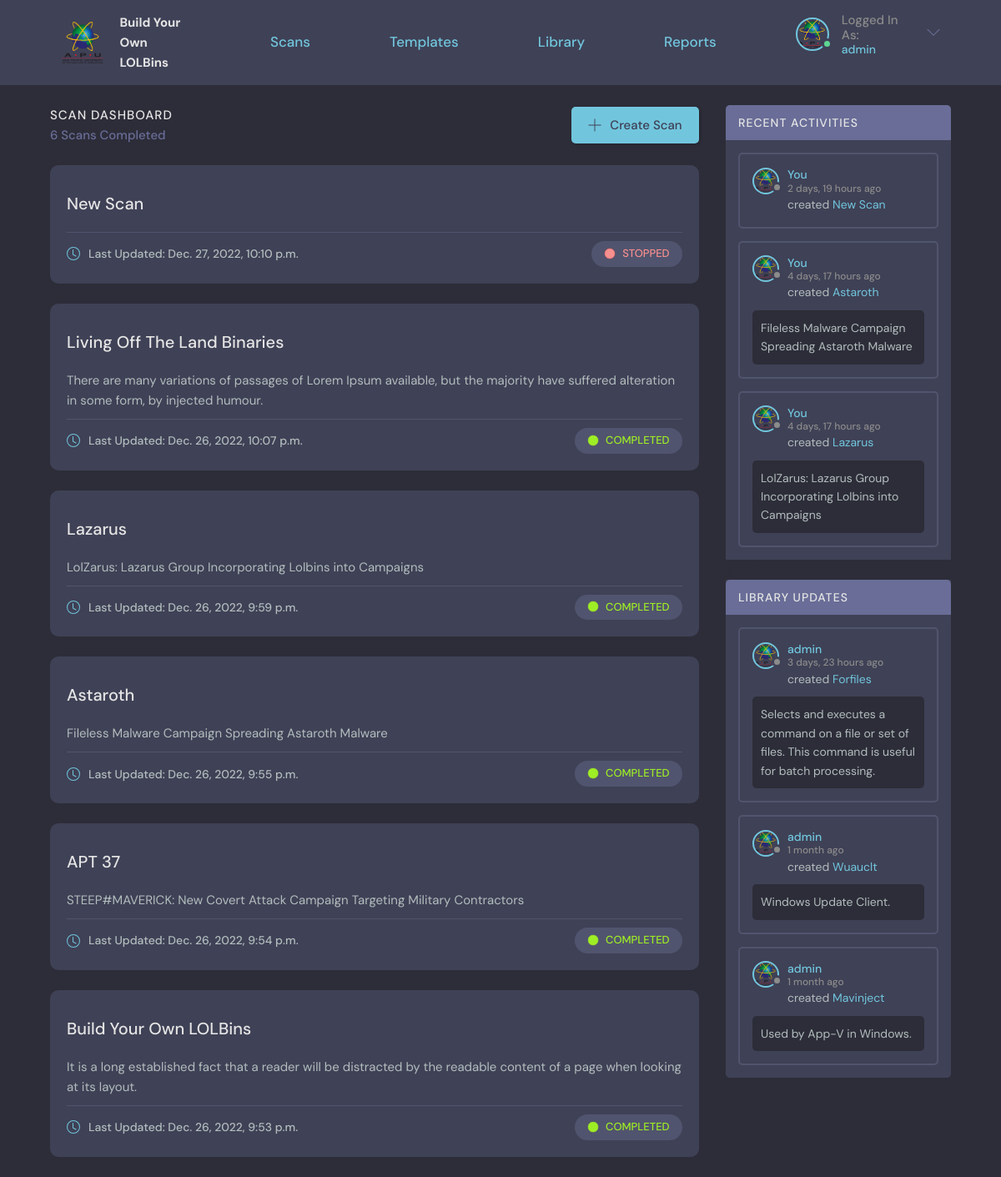
Page / (signed in) on the earlier database version.
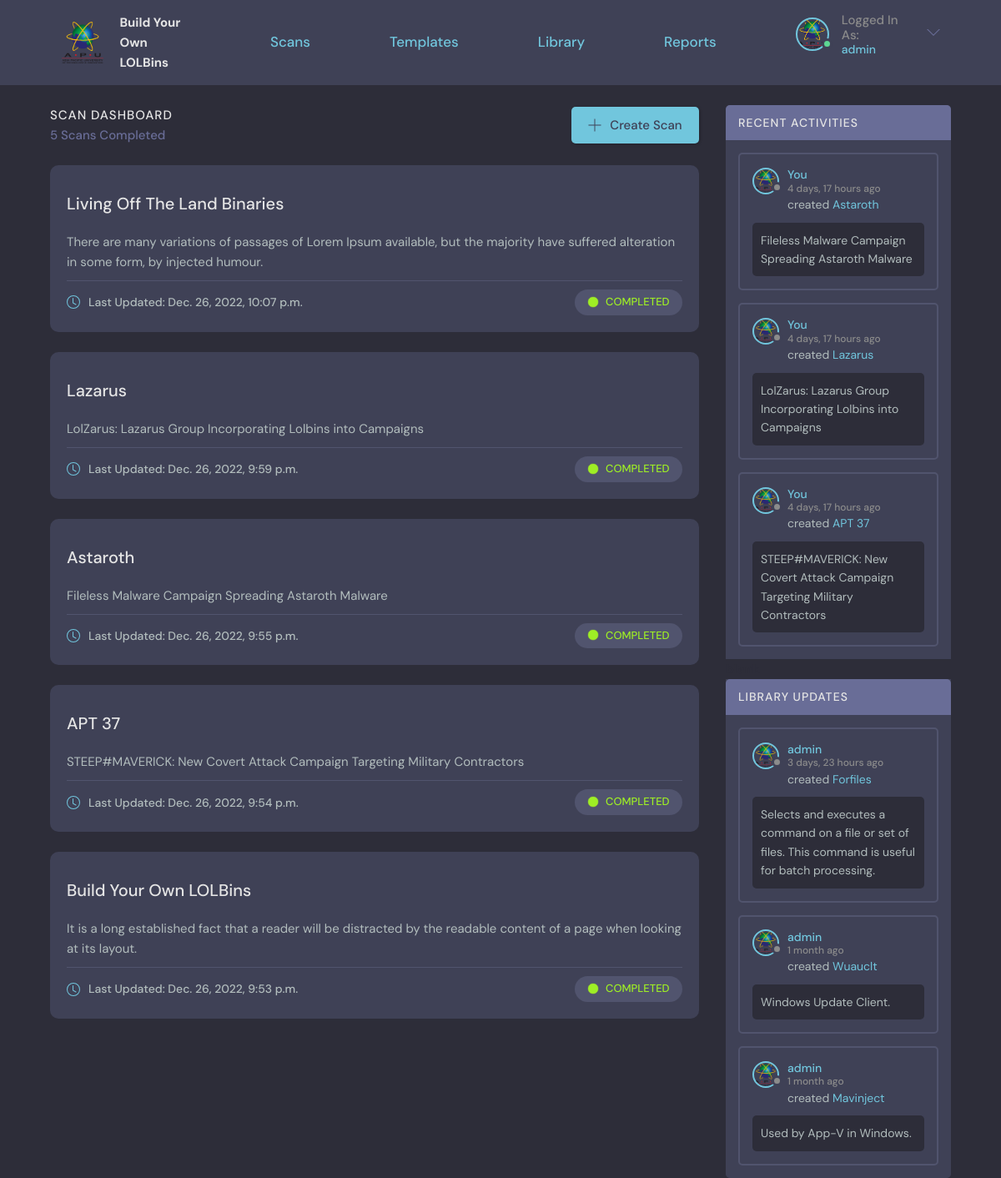
Same page on the later database version.
### base/models.py (models this page shows, shortened)
class Scan(models.Model):
    user = models.ForeignKey(User, on_delete=SET_NULL, null=True, verbose_name = u'Owner')
    name = models.CharField(max_length=200, default="New Scan")
    description = models.TextField(null=True, blank=True)
    updated = models.DateTimeField(auto_now=True)
    created = models.DateTimeField(auto_now_add=True)
    STATUS_CHOICES = (
    ("STOPPED", "STOPPED"),
    ("COMPLETED", "COMPLETED"),
    ("RUNNING", "RUNNING"),
    ("ERROR", "ERROR"))
    status = models.CharField(max_length=15, choices=STATUS_CHOICES, default='STOPPED')
    ip = models.CharField("IP Address", max_length=15, default="127.0.0.1")
    username = models.CharField("Machine Username", max_length=30, default="admin")
    password = models.CharField("Machine Password", max_length=50, default="admin")
    task = models.TextField(null=True, blank=True)
    class Meta:
        ordering = ['-updated', '-created']
        verbose_name = 'Scan'

class Technique(models.Model):
    user = models.ForeignKey(User, on_delete=SET_NULL, null=True, verbose_name = u'Owner')
    name = models.CharField(max_length=200, default="New Binary")
    description = models.TextField(null=True, blank=True)
    updated = models.DateTimeField(auto_now=True)
    created = models.DateTimeField(auto_now_add=True)
    Objective = models.ManyToManyField(Objective, verbose_name = u'Objectives')
    APT = models.ManyToManyField(APT, blank=True, verbose_name = u'APT Groups')
    class Meta:
        verbose_name = 'LOLBin'

### base/views.py (the view)
# urls.py: path('', views.home, name="home"),
def home(request):
    scans = Scan.objects.all().order_by('-updated')
    techniques = Technique.objects.all().order_by('-created')
    if request.user.is_authenticated:
        userScans = Scan.objects.filter(user=request.user).order_by('-created')
        scan_count = userScans.count()
        context = {'scans': scans, 'techniques': techniques, 'scan_count':scan_count, 'userScans': userScans}
    else:
        context = {'scans': scans, 'techniques': techniques}
    return render(request, 'base/home.html', context)

### base/templates/base/home.html (shortened to what the changed rows need)
{% extends 'main.html' %}
{% block content %}
{% load static %}
<main class="layout layout--2">
  <div class="container">
    <div class="roomList">
      {% if request.user.is_authenticated %}
        <div class="roomList__header">
          <div>
            <h2>Scan Dashboard</h2>
            <p>{{scan_count}} Scans Completed</p>
          </div>
          <a class="btn btn--main" href="{% url 'new-scan' %}">
            <svg version="1.1" xmlns="http://www.w3.org/2000/svg" width="32" height="32" viewBox="0 0 32 32">
              <title>add</title>
              <path
                d="M16.943 0.943h-1.885v14.115h-14.115v1.885h14.115v14.115h1.885v-14.115h14.115v-1.885h-14.115v-14.115z"
              ></path>
            </svg>
            Create Scan
          </a>
        </div>
        {% if scan_count != 0 %}
          {% for scan in scans %}
            {% if request.user == scan.user %}
              <div class="roomListRoom">
                <div class="roomListRoom__content">
                  <a href="{% url 'scan' scan.id %}">{{scan.name}}</a>
                  <p style="margin-top: 2rem;">{{scan.description}}</p>
                </div>
                <div class="roomListRoom__meta">
                    <a class="roomListRoom__joined">
                        <svg xmlns="http://www.w3.org/2000/svg" width="16" height="16" fill="currentColor" class="bi bi-clock" viewBox="0 0 16 16">
                            <path d="M8 3.5a.5.5 0 0 0-1 0V9a.5.5 0 0 0 .252.434l3.5 2a.5.5 0 0 0 .496-.868L8 8.71V3.5z"/>
                            <path d="M8 16A8 8 0 1 0 8 0a8 8 0 0 0 0 16zm7-8A7 7 0 1 1 1 8a7 7 0 0 1 14 0z"/>
                        </svg>
                        Last Updated: {{scan.updated}}
                    </a>
                    <div class="roomListRoom__tag">
                      {% if scan.status == 'STOPPED' %}
                        <p class="roomListRoom__topic" style="color: #F78F8F;">
                          <img src="{% static 'images/status_stopped.png' %}" />
                          {{scan.status}}
                        </p>
                      {% elif scan.status == 'COMPLETED'%}
                        <p class="roomListRoom__topic" style="color: #9EEE25;">
                          <img src="{% static 'images/status_completed.png' %}" />
                          {{scan.status}}
                        </p>
                      {% else %}
                        <p class="roomListRoom__topic" style="color: #FCC419;">
                          <img src="{% static 'images/status_running.png' %}" />
                          {{scan.status}}
                        </p>
                      {% endif %}
                    </div>
                </div>
              </div>
            {% endif %}
          {% endfor %}
        {% endif %}
      {% endif %}
    </div>
    <div class="activities">
      {% if request.user.is_authenticated and scan_count != 0 %}
        <div class="activities__header">
          <h2>Recent Activities</h2>
        </div>
        {% for scan in userScans|slice:":3" %}
          <div class="activities__box">
            <div class="activities__boxHeader roomListRoom__header">
              <a href="{% url 'user-profile' request.user.id %}" class="roomListRoom__author">
                <div class="avatar avatar--small">
                  <img src="{% static 'images/APU.png' %}" />
                </div>
                <p>
                  You
                  <span>{{scan.created|timesince}} ago</span>
                </p>
              </a>
            </div>
            <div class="activities__boxContent">
              <p>created <a href="{% url 'scan' scan.id %}">{{scan.name}}</a></p>
              {% if scan.description != "" %}
                <div class="activities__boxRoomContent">
                  {{scan.description}}
                </div>
              {% endif %}
            </div>
          </div>
        {% endfor %}
        <div class="activities__break">
          <h2>blank</h2>
        </div>
        {% include "base/updatesSliced.html" %}
      {% else %}
        {% include "base/updatesAll.html" %}
      {% endif %}
    </div>
  </div>
</main>
{% endblock content %}

### base/templates/base/updatesSliced.html
{% load static %}
<div class="activities">
    <div class="activities__header">
      <h2>Library Updates</h2>
    </div>
    {% for technique in techniques|slice:":3"%}
      <div class="activities__box">
        <div class="activities__boxHeader roomListRoom__header">
          <a href="{% url 'user-profile' technique.user.id %}" class="roomListRoom__author">
            <div class="avatar avatar--small">
              <img src="{% static 'images/APU.png' %}" />
            </div>
            <p>
              {{technique.user}}
              <span>{{technique.created|timesince}} ago</span>
            </p>
          </a>
        </div>
        <div class="activities__boxContent">
          <p>created <a href="{% url 'library' %}?q={{technique.name}}">{{technique.name}}</a></p>
          {% if technique.description != "" %}
            <div class="activities__boxRoomContent">
              {{technique.description}}
            </div>
          {% endif %}
        </div>
      </div>
    {% endfor %}
</div>

Differences in the rows shown:
removed Scan: name "New Scan", updated "Dec. 27, 2022, 10:10 p.m.", status "STOPPED", created "2 days, 19 hours"
now on one of the page's lists (row unchanged): Scan: created "4 days, 17 hours", name "APT 37", description "STEEP#MAVERICK: New Covert Attack Campaign Targeting Military Contractors"
Other differences:
{{ scan_count }}: "6" → "5"
